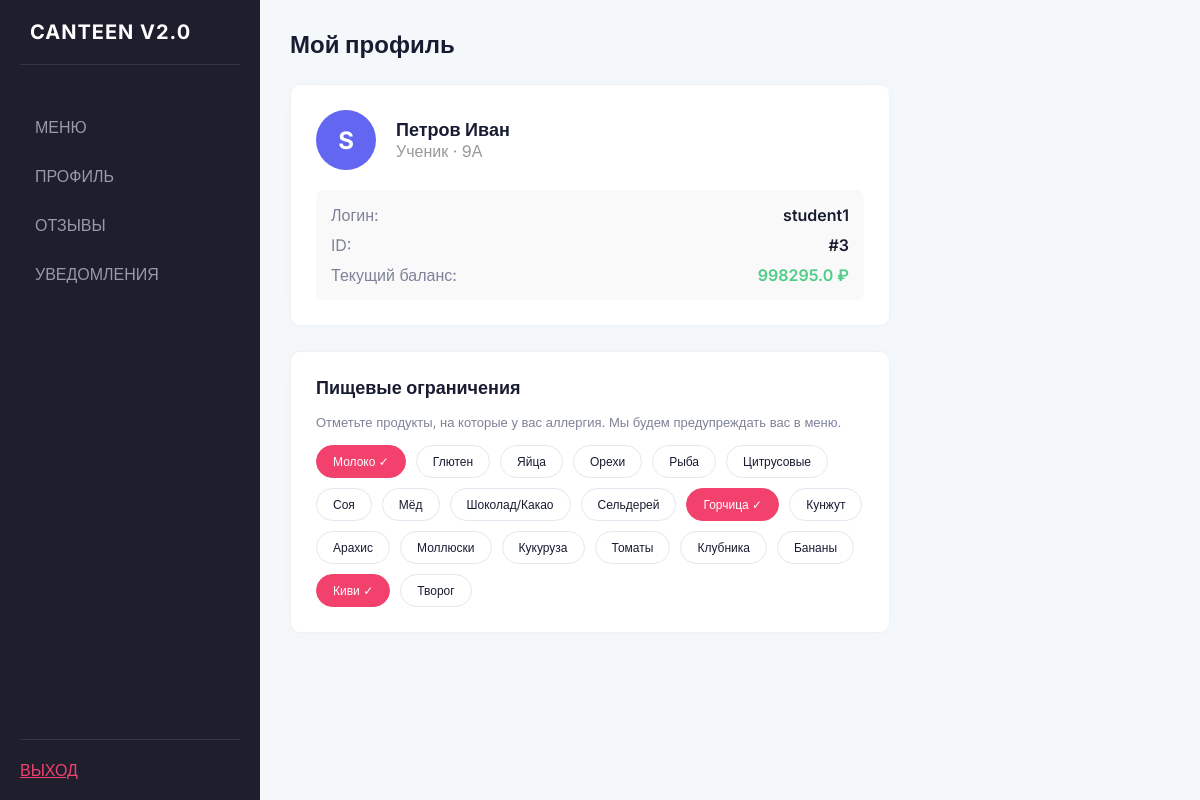
The page /profile (signed in) on the database its author committed.
### models.py (models this page shows, shortened)
class User(db.Model):
    id = db.Column(db.Integer, primary_key=True)
    username = db.Column(db.String(80), unique=True, nullable=False)
    password = db.Column(db.String(200), nullable=False)
    role = db.Column(db.String(20), nullable=False)
    balance = db.Column(db.Float, default=0)
    full_name = db.Column(db.String(100), default='')
    class_name = db.Column(db.String(20), default='')
    is_approved = db.Column(db.Boolean, default=False)

class Allergy(db.Model):
    id = db.Column(db.Integer, primary_key=True)
    name = db.Column(db.String(50), nullable=False)

### app.py (the view)
@app.route('/profile')
def profile():
    user = get_user_by_id(session['user_id'])
    allergies = get_all_allergies()
    user_allergies = get_user_allergy_ids(user.id)
    return render_template('profile.html', user=user, allergies=allergies, user_allergies=user_allergies)

### app.py (called while the page is built)
@app.after_request
def add_no_cache_headers(response):
    response.headers['Cache-Control'] = 'no-cache, no-store, must-revalidate, post-check=0, pre-check=0'
    response.headers['Pragma'] = 'no-cache'
    response.headers['Expires'] = '0'
    return response

@app.before_request
def check_session():
    public_routes = ['login', 'register', 'static', 'index']
    endpoint = request.endpoint
    if not endpoint:
        return
    if endpoint in public_routes:
        return
    if 'user_id' not in session:
        flash('Пожалуйста, войдите в систему')
        return redirect(url_for('login'))
    required_role = ROLE_REQUIRED.get(endpoint)
    if required_role is not None:
        user_role = session.get('role')
        if user_role != required_role:
            flash('У вас нет прав для доступа к этой странице')
            home = ROLE_HOME.get(user_role, 'login')
            return redirect(url_for(home))

@app.context_processor
def inject_unread_count():
    if 'user_id' in session:
        unread = get_unread_notifications(session['user_id'])
        return {'unread_count': len(unread)}
    return {'unread_count': 0}

### db_functions.py (called while the page is built)
def get_user_by_id(user_id):
    return User.query.get(user_id)

def get_all_allergies():
    return Allergy.query.all()

def get_user_allergy_ids(user_id):
    uas = UserAllergy.query.filter_by(user_id=user_id).all()
    return [ua.allergy_id for ua in uas]

def get_unread_notifications(user_id):
    return Notification.query.filter_by(user_id=user_id, is_read=False).all()

### templates/profile.html
{% extends 'base.html' %}
{% block content %}
<div style="max-width: 600px;">
    <h1>Мой профиль</h1>
    <div class="card">
        <div style="display: flex; align-items: center; margin-bottom: 20px;">
            <div style="width: 60px; height: 60px; background: var(--primary); color: white; border-radius: 50%; display: flex; align-items: center; justify-content: center; font-size: 24px; font-weight: bold; margin-right: 20px;">
                {{ user.username[0] | upper }}
            </div>
            <div>
                <h2 style="margin: 0;">{{ user.full_name or user.username }}</h2>
                <span style="color: #999;">
                    {% if user.role == 'student' %}Ученик{% elif user.role == 'cook' %}Повар{% else %}Админ{% endif %}
                    {% if user.class_name %} &middot; {{ user.class_name }}{% endif %}
                </span>
            </div>
        </div>
        <div style="background: #f9f9f9; padding: 15px; border-radius: 8px;">
            <div style="display: flex; justify-content: space-between; margin-bottom: 10px;">
                <span style="color: #7e8299;">Логин:</span>
                <span style="font-weight: 600;">{{ user.username }}</span>
            </div>
            <div style="display: flex; justify-content: space-between; margin-bottom: 10px;">
                <span style="color: #7e8299;">ID:</span>
                <span style="font-weight: 600;">#{{ user.id }}</span>
            </div>
            <div style="display: flex; justify-content: space-between;">
                <span style="color: #7e8299;">Текущий баланс:</span>
                <span style="font-weight: 600; color: var(--success-text);">{{ user.balance }} ₽</span>
            </div>
        </div>
    </div>
    <div class="section">
        <h2>Пищевые ограничения</h2>
        <p style="color: #7e8299; font-size: 13px; margin-bottom: 15px;">
            Отметьте продукты, на которые у вас аллергия. Мы будем предупреждать вас в меню.
        </p>
        <div style="display: flex; flex-wrap: wrap; gap: 10px;">
            {% for allergy in allergies %}
                <a href="{{ url_for('toggle_allergy', allergy_id=allergy.id) }}"
                   class="btn-small"
                   style="border-radius: 20px; transition: 0.2s; text-decoration: none;
                          {% if allergy.id in user_allergies %}
                              background: var(--danger-text); color: white; border: 1px solid var(--danger-text);
                          {% else %}
                              background: white; color: var(--text-dark); border: 1px solid #e4e6ef;
                          {% endif %}">
                   {{ allergy.name }}
                   {% if allergy.id in user_allergies %} ✓{% endif %}
                </a>
            {% endfor %}
        </div>
    </div>
</div>
{% endblock %}

### templates/base.html (shortened to what this page needs)
<!DOCTYPE html>
<html lang="ru">
<head>
    <link rel="stylesheet" href="{{ url_for('static', filename='style.css') }}">
</head>
<body>
    {% if session.get('user_id') %}
    <aside class="sidebar">
        <div class="brand">Canteen v2.0</div>
        <div class="nav-links">
            {% if session.get('role') == 'student' %}
                <a href="{{ url_for('student') }}">МЕНЮ</a>
                <a href="{{ url_for('profile') }}">ПРОФИЛЬ</a>
                <a href="{{ url_for('reviews') }}">ОТЗЫВЫ</a>
                <a href="{{ url_for('notifications') }}">УВЕДОМЛЕНИЯ</a>
            {% elif session.get('role') == 'admin' %}
                <a href="{{ url_for('admin') }}">УПРАВЛЕНИЕ</a>
                <a href="{{ url_for('notifications') }}">УВЕДОМЛЕНИЯ{% if unread_count %} <span style="background:#f1416c; color:white; font-size:11px; font-weight:700; padding:2px 7px; border-radius:50px; margin-left:5px;">{{ unread_count }}</span>{% endif %}</a>
            {% endif %}
        </div>
        <div class="nav-footer">
            <a href="{{ url_for('logout') }}" style="color: #f1416c;">ВЫХОД</a>
        </div>
    </aside>
    {% endif %}
    <main class="{% if session.get('user_id') %}main-content{% else %}auth-wrapper{% endif %}">
        {% block content %}{% endblock %}
    </main>
</body>
</html>

### static/style.css (style rules this page uses)
:root { --sidebar-bg: #1e1e2d; --sidebar-text: #9899ac; --sidebar-active: #ffffff; --sidebar-active-bg: #2b2b40; --body-bg: #f5f8fa; --card-bg: #ffffff; --primary: #6366f1; --primary-hover: #4f46e5; --text-dark: #181c32; --text-gray: #7e8299; --success-light: #e8fff3; --success-text: #50cd89; --warning-light: #fff8dd; --warning-text: #ffc700; --danger-light: #fff5f8; --danger-text: #f1416c; --radius: 10px; }
* { margin: 0; padding: 0; box-sizing: border-box; }
body { font-family: 'Inter', sans-serif; background-color: var(--body-bg); color: var(--text-dark); display: flex; min-height: 100vh; }
.sidebar { width: 260px; background-color: var(--sidebar-bg); display: flex; flex-direction: column; position: fixed; height: 100vh; padding: 20px; z-index: 100; }
.brand { color: #fff; font-size: 20px; font-weight: 700; margin-bottom: 40px; padding-left: 10px; text-transform: uppercase; letter-spacing: 1px; border-bottom: 1px solid rgba(255,255,255,0.1); padding-bottom: 20px; }
.nav-links { display: flex; flex-direction: column; gap: 5px; }
.nav-links a { color: var(--sidebar-text); text-decoration: none; padding: 12px 15px; border-radius: var(--radius); font-weight: 500; transition: 0.3s; display: block; }
.nav-footer { margin-top: auto; border-top: 1px solid rgba(255,255,255,0.1); padding-top: 20px; }
.main-content { flex: 1; margin-left: 260px; padding: 30px; width: calc(100% - 260px); }
h1 { font-size: 24px; font-weight: 700; margin-bottom: 25px; color: var(--text-dark); }
h2 { font-size: 18px; font-weight: 600; margin-bottom: 15px; color: var(--text-dark); }
.card, .section, .menu-section, .auth-container { background: var(--card-bg); border-radius: var(--radius); padding: 25px; margin-bottom: 25px; box-shadow: 0px 0px 20px 0px rgba(76, 87, 125, 0.02); border: 1px solid #eff2f5; }
.btn-small { padding: 8px 16px; font-size: 12px; }

### rows shown on the page
User: username "S", full_name "Петров Иван", class_name "9А", username "student1", id "3", balance "998295.0"
Allergy: name "Молоко"
Allergy: name "Глютен"
Allergy: name "Яйца"
Allergy: name "Орехи"
Allergy: name "Рыба"
Allergy: name "Цитрусовые"
Allergy: name "Соя"
Allergy: name "Мёд"
Allergy: name "Шоколад/Какао"
Allergy: name "Сельдерей"
Allergy: name "Горчица"
Allergy: name "Кунжут"
Allergy: name "Арахис"
Allergy: name "Моллюски"
Allergy: name "Кукуруза"
Allergy: name "Томаты"
Allergy: name "Клубника"
Allergy: name "Бананы"
Allergy: name "Киви"
Allergy: name "Творог"
